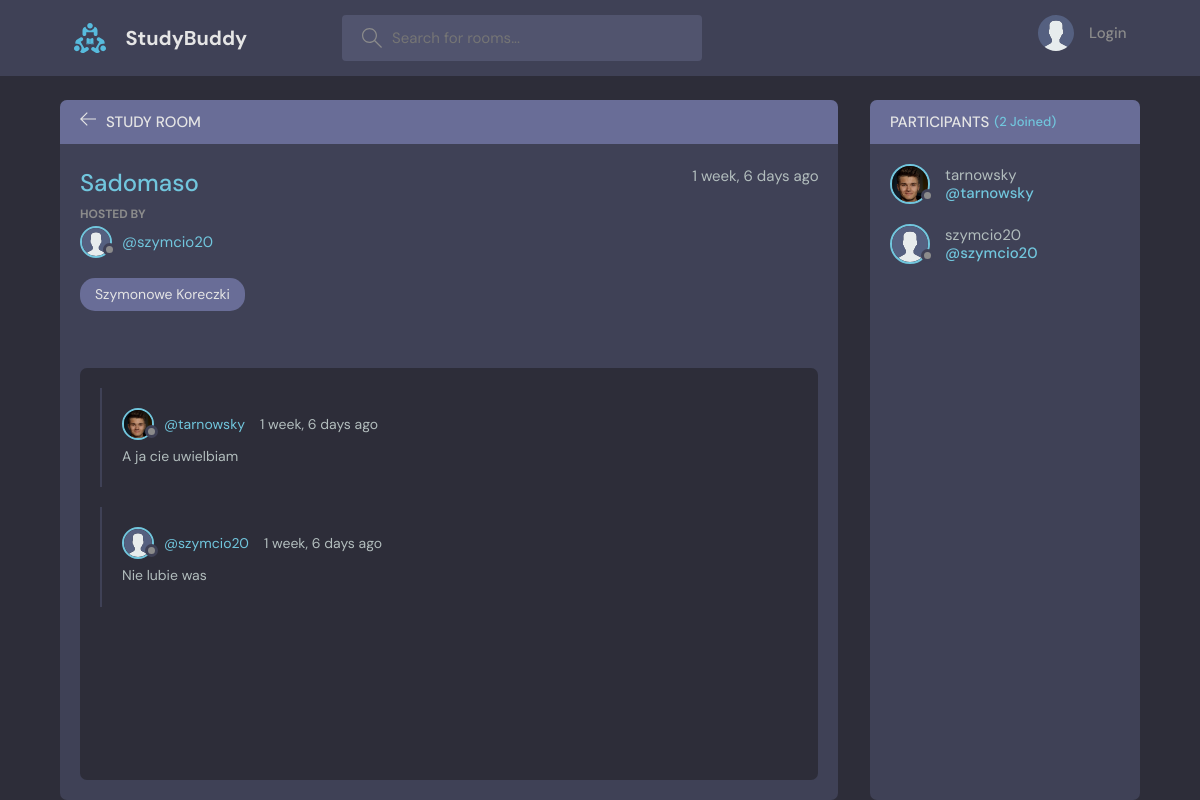
Page /room/6/ on the committed database.
### base/models.py (models this page shows, shortened)
class Room(models.Model):
    host = models.ForeignKey(User, on_delete=models.SET_NULL, null=True)
    topic = models.ForeignKey(Topic, on_delete=models.SET_NULL, null=True)
    name = models.CharField(max_length=200)
    description = models.TextField(null=True, blank=True)
    participants = models.ManyToManyField(User, related_name='participants', blank=True)
    updated = models.DateTimeField(auto_now=True)
    created = models.DateTimeField(auto_now_add=True)
    class Meta:
        ordering = ['-updated', '-created']

class User(AbstractUser):
    name = models.CharField(max_length=200, null=True)
    email = models.EmailField(unique=True)
    bio = models.TextField(null=True)
    avatar = models.ImageField(null=True, default='avatar.svg')
    USERNAME_FIELD = 'email'
    REQUIRED_FIELDS = []

class Topic(models.Model):
    name = models.CharField(max_length=200)
    def __str__(self):
        return self.name

class Message(models.Model):
    user = models.ForeignKey(User, on_delete=models.CASCADE)
    room = models.ForeignKey(Room, on_delete=models.CASCADE)
    body = models.TextField()
    updated = models.DateTimeField(auto_now=True)
    created = models.DateTimeField(auto_now_add=True)
    class Meta:
        ordering = ['-updated', '-created']

### base/views.py (the view, shortened to what this page needs)
# urls.py: path('room/<str:pk>/', views.room, name="room"),
def room(request, pk):
    room = Room.objects.get(id=pk)
    room_messages = room.message_set.all()
    participants = room.participants.all()
    context = {'room': room, 'room_messages': room_messages,
               'participants': participants}
    return render(request, 'base/room.html', context)

### base/templates/base/room.html (shortened to what this page needs)
{% extends 'main.html' %}
{% block content %}
    <main class="profile-page layout layout--2">
      <div class="container">
        <div class="room">
          <div class="room__top">
            <div class="room__topLeft">
              <a href="{% url 'home' %}">
                <svg version="1.1" xmlns="http://www.w3.org/2000/svg" width="32" height="32" viewBox="0 0 32 32">
                  <title>arrow-left</title>
                  <path
                    d="M13.723 2.286l-13.723 13.714 13.719 13.714 1.616-1.611-10.96-10.96h27.625v-2.286h-27.625l10.965-10.965-1.616-1.607z"
                  ></path>
                </svg>
              </a>
              <h3>Study Room</h3>
            </div>
          </div>
          <div class="room__box scroll">
            <div class="room__header scroll">
              <div class="room__info">
                <h3>{{room.name}}</h3>
                <span>{{room.created|timesince}} ago</span>
              </div>
              <div class="room__hosted">
                <p>Hosted By</p>
                <a href="{% url 'user-profile' room.host.id %}" class="room__author">
                  <div class="avatar avatar--small">
                    <img src="{{room.host.avatar.url}}" />
                  </div>
                  <span>@{{room.host.username}}</span>
                </a>
              </div>
              <span class="room__topics">{{room.topic}}</span>
            </div>
            <div class="room__conversation">
              <div class="threads scroll">
                {% for message in room_messages %}
                <div class="thread">
                  <div class="thread__top">
                    <div class="thread__author">
                      <a href="{% url 'user-profile' message.user.id %}" class="thread__authorInfo">
                        <div class="avatar avatar--small">
                          <img src="{{message.user.avatar.url}}" />
                        </div>
                        <span>@{{message.user.username}}</span>
                      </a>
                      <span class="thread__date">{{message.created|timesince}} ago</span>
                    </div>
                  </div>
                  <div class="thread__details">
                    {{message.body}}
                  </div>
                </div>
                {% endfor %}
              </div>
            </div>
          </div>
        </div>
        <div class="participants">
          <h3 class="participants__top">Participants <span>({{participants.count}} Joined)</span></h3>
          <div class="participants__list scroll">
            {% for user in participants %}
            <a href="{% url 'user-profile' user.id %}" class="participant">
              <div class="avatar avatar--medium">
                <img src="{{user.avatar.url}}" />
              </div>
              <p>
                {{user.username}}
                <span>@{{user.username}}</span>
              </p>
            </a>
            {% endfor %}
          </div>
        </div>
      </div>
    </main>
  {% endblock content %}

### rows in the picture
Room: name "Sadomaso", created "1 week, 6 days", host.avatar (placeholder picture), host.username "szymcio20", topic "Szymonowe Koreczki"
Message: user.avatar (picture), user.username "tarnowsky", created "1 week, 6 days", body "A ja cie uwielbiam"
Message: user.avatar (placeholder picture), user.username "szymcio20", created "1 week, 6 days", body "Nie lubie was"
User: avatar (picture), username "tarnowsky"
User: avatar (placeholder picture), username "szymcio20"

### other values in the picture
{{ participants.count }} "2"
